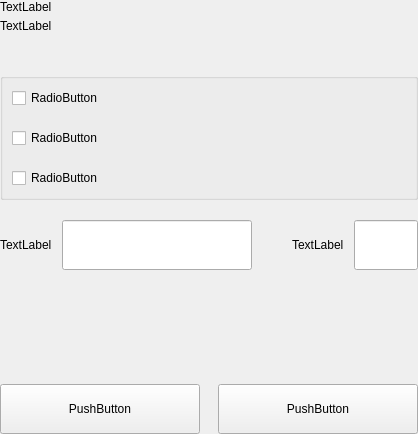
<?xml version="1.0" encoding="UTF-8"?>
<ui version="4.0">
 <class>SettingsNetworkWidget</class>
 <widget class="QWidget" name="SettingsNetworkWidget">
  <property name="geometry">
   <rect>
    <x>0</x>
    <y>0</y>
    <width>418</width>
    <height>434</height>
   </rect>
  </property>
  <property name="windowTitle">
   <string>Form</string>
  </property>
  <layout class="QVBoxLayout" name="verticalLayout">
   <property name="spacing">
    <number>0</number>
   </property>
   <property name="leftMargin">
    <number>0</number>
   </property>
   <property name="topMargin">
    <number>0</number>
   </property>
   <property name="rightMargin">
    <number>0</number>
   </property>
   <property name="bottomMargin">
    <number>0</number>
   </property>
   <item>
    <widget class="QWidget" name="left" native="true">
     <layout class="QVBoxLayout" name="verticalLayout_3">
      <property name="leftMargin">
       <number>0</number>
      </property>
      <property name="topMargin">
       <number>0</number>
      </property>
      <property name="rightMargin">
       <number>0</number>
      </property>
      <property name="bottomMargin">
       <number>0</number>
      </property>
      <item>
       <layout class="QVBoxLayout" name="verticalLayout_2">
        <property name="spacing">
         <number>0</number>
        </property>
        <item>
         <layout class="QHBoxLayout" name="horizontalLayout_3">
          <property name="spacing">
           <number>0</number>
          </property>
          <item>
           <layout class="QVBoxLayout" name="verticalLayoutTitle">
            <property name="spacing">
             <number>5</number>
            </property>
            <item>
             <widget class="QLabel" name="labelTitle">
              <property name="text">
               <string>TextLabel</string>
              </property>
             </widget>
            </item>
            <item>
             <widget class="QLabel" name="labelSubtitle1">
              <property name="text">
               <string>TextLabel</string>
              </property>
              <property name="wordWrap">
               <bool>true</bool>
              </property>
             </widget>
            </item>
           </layout>
          </item>
         </layout>
        </item>
        <item>
         <spacer name="verticalSpacer_2">
          <property name="orientation">
           <enum>Qt::Vertical</enum>
          </property>
          <property name="sizeType">
           <enum>QSizePolicy::Fixed</enum>
          </property>
          <property name="sizeHint" stdset="0">
           <size>
            <width>20</width>
            <height>40</height>
           </size>
          </property>
         </spacer>
        </item>
        <item>
         <widget class="QGroupBox" name="groupBox">
          <property name="title">
           <string/>
          </property>
          <layout class="QVBoxLayout" name="verticalLayout_4">
           <property name="spacing">
            <number>20</number>
           </property>
           <item>
            <widget class="QCheckBox" name="checkBoxMap">
             <property name="text">
              <string>RadioButton</string>
             </property>
            </widget>
           </item>
           <item>
            <widget class="QCheckBox" name="checkBoxAllow">
             <property name="text">
              <string>RadioButton</string>
             </property>
            </widget>
           </item>
           <item>
            <widget class="QCheckBox" name="checkBoxConnect">
             <property name="text">
              <string>RadioButton</string>
             </property>
            </widget>
           </item>
          </layout>
         </widget>
        </item>
        <item>
         <spacer name="verticalSpacer_5">
          <property name="orientation">
           <enum>Qt::Vertical</enum>
          </property>
          <property name="sizeType">
           <enum>QSizePolicy::Fixed</enum>
          </property>
          <property name="sizeHint" stdset="0">
           <size>
            <width>20</width>
            <height>20</height>
           </size>
          </property>
         </spacer>
        </item>
        <item>
         <layout class="QHBoxLayout" name="horizontalLayout_6" stretch="2,0,1">
          <property name="spacing">
           <number>0</number>
          </property>
          <item>
           <layout class="QHBoxLayout" name="horizontalLayout">
            <property name="spacing">
             <number>10</number>
            </property>
            <item>
             <widget class="QLabel" name="labelSubtitleProxy">
              <property name="text">
               <string>TextLabel</string>
              </property>
             </widget>
            </item>
            <item>
             <widget class="QLineEdit" name="lineEditProxy">
              <property name="minimumSize">
               <size>
                <width>0</width>
                <height>50</height>
               </size>
              </property>
              <property name="maximumSize">
               <size>
                <width>16777215</width>
                <height>50</height>
               </size>
              </property>
             </widget>
            </item>
           </layout>
          </item>
          <item>
           <spacer name="horizontalSpacer_2">
            <property name="orientation">
             <enum>Qt::Horizontal</enum>
            </property>
            <property name="sizeHint" stdset="0">
             <size>
              <width>40</width>
              <height>20</height>
             </size>
            </property>
           </spacer>
          </item>
          <item>
           <layout class="QHBoxLayout" name="horizontalLayout_2">
            <property name="spacing">
             <number>10</number>
            </property>
            <item>
             <widget class="QLabel" name="labelSubtitlePort">
              <property name="text">
               <string>TextLabel</string>
              </property>
             </widget>
            </item>
            <item>
             <widget class="QLineEdit" name="lineEditPort">
              <property name="minimumSize">
               <size>
                <width>0</width>
                <height>50</height>
               </size>
              </property>
              <property name="maximumSize">
               <size>
                <width>16777215</width>
                <height>50</height>
               </size>
              </property>
             </widget>
            </item>
           </layout>
          </item>
         </layout>
        </item>
        <item>
         <spacer name="verticalSpacer_3">
          <property name="orientation">
           <enum>Qt::Vertical</enum>
          </property>
          <property name="sizeType">
           <enum>QSizePolicy::Fixed</enum>
          </property>
          <property name="sizeHint" stdset="0">
           <size>
            <width>20</width>
            <height>20</height>
           </size>
          </property>
         </spacer>
        </item>
        <item>
         <spacer name="verticalSpacer">
          <property name="orientation">
           <enum>Qt::Vertical</enum>
          </property>
          <property name="sizeHint" stdset="0">
           <size>
            <width>20</width>
            <height>40</height>
           </size>
          </property>
         </spacer>
        </item>
        <item>
         <layout class="QHBoxLayout" name="horizontalLayout_7">
          <item>
           <widget class="QPushButton" name="pushButtonReset">
            <property name="minimumSize">
             <size>
              <width>200</width>
              <height>50</height>
             </size>
            </property>
            <property name="maximumSize">
             <size>
              <width>200</width>
              <height>50</height>
             </size>
            </property>
            <property name="text">
             <string>PushButton</string>
            </property>
           </widget>
          </item>
          <item>
           <spacer name="horizontalSpacer_5">
            <property name="orientation">
             <enum>Qt::Horizontal</enum>
            </property>
            <property name="sizeType">
             <enum>QSizePolicy::Expanding</enum>
            </property>
            <property name="sizeHint" stdset="0">
             <size>
              <width>40</width>
              <height>20</height>
             </size>
            </property>
           </spacer>
          </item>
          <item>
           <widget class="QPushButton" name="pushButtonSave">
            <property name="minimumSize">
             <size>
              <width>200</width>
              <height>50</height>
             </size>
            </property>
            <property name="maximumSize">
             <size>
              <width>200</width>
              <height>50</height>
             </size>
            </property>
            <property name="text">
             <string>PushButton</string>
            </property>
           </widget>
          </item>
         </layout>
        </item>
       </layout>
      </item>
     </layout>
    </widget>
   </item>
  </layout>
 </widget>
 <resources/>
 <connections/>
</ui>
